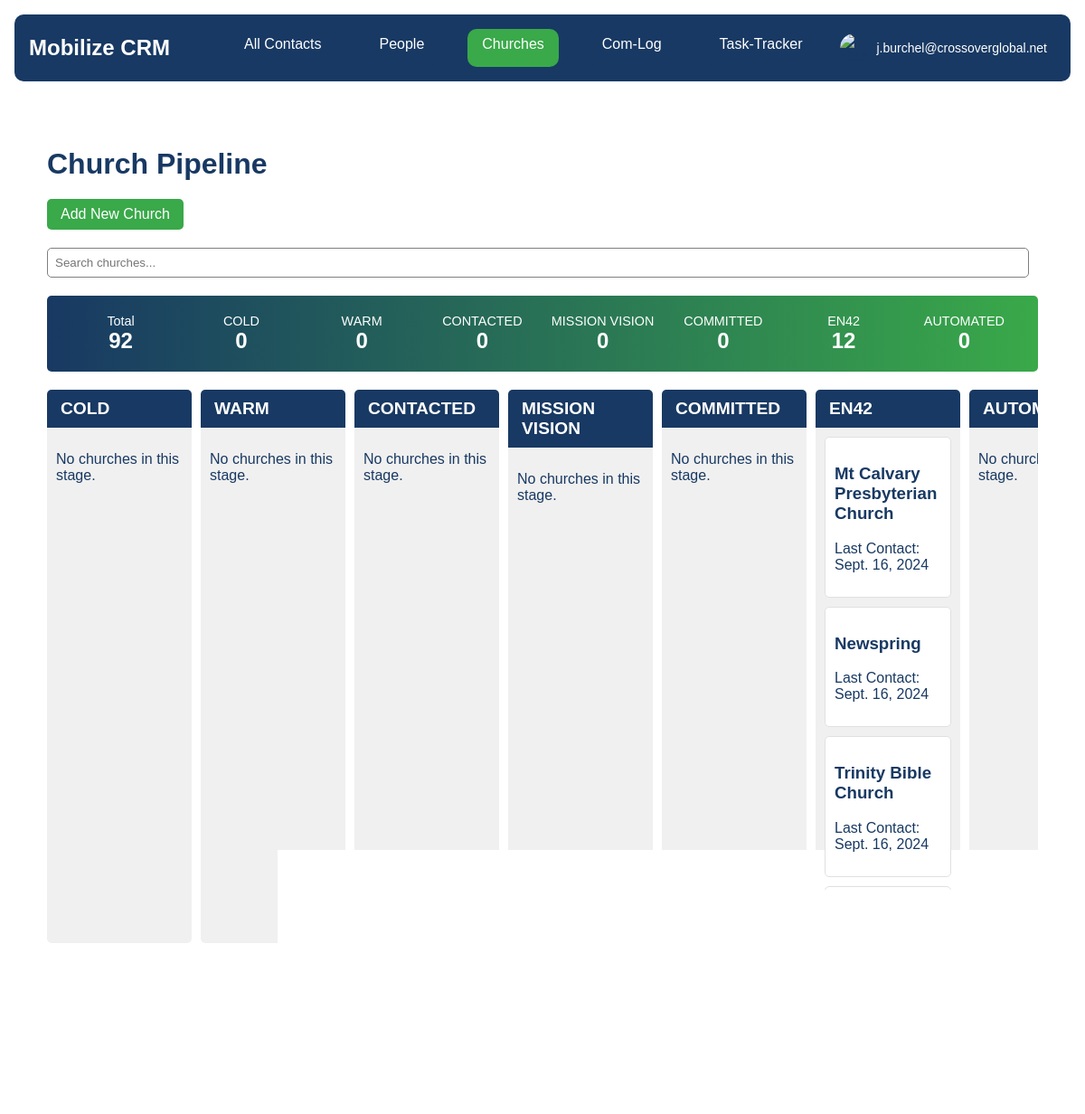
Page /contacts/churches/ (signed in) on the earlier database version.
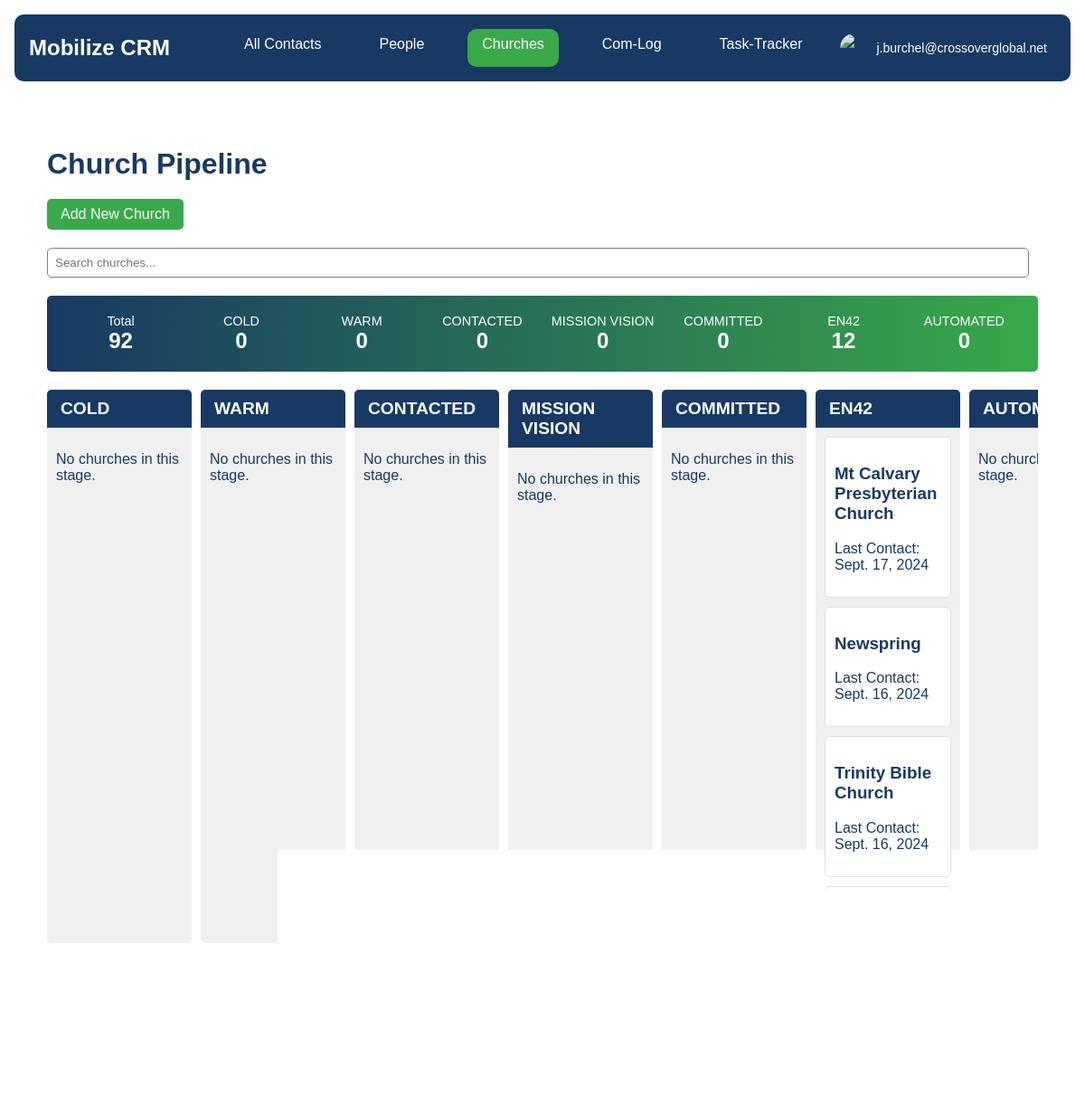
Same page on the later database version.
### contacts/models.py (models this page shows, shortened)
class Contact(models.Model):
    STATE = (
        ('al', 'AL'), ('ak', 'AK'), ('az', 'AZ'), ('ar', 'AR'), ('ca', 'CA'),('co', 'CO'),('ct', 'CT'),('de', 'DE'), ('fl', 'FL'), ('ga', 'GA'),
        ('hi', 'HI'), ('id', 'ID'), ('il', 'IL'), ('in', 'IN'), ('ia', 'IA'), ('ks', 'KS'), ('ky', 'KY'), ('la', 'LA'), ('me', 'ME'),
        ('md', 'MD'), ('ma', 'MA'), ('mi', 'MI'), ('mn', 'MN'), ('ms', 'MS'), ('mo', 'MO'), ('mt', 'MT'), ('ne', 'NE'), ('nv', 'NV'),
        ('nh', 'NH'), ('nj', 'NJ'), ('nm', 'NM'), ('ny', 'NY'), ('nc', 'NC'), ('nd', 'ND'), ('oh', 'OH'), ('ok', 'OK'), ('or', 'OR'),
        ('pa', 'PA'), ('ri', 'RI'), ('sc', 'SC'), ('sd', 'SD'), ('tn', 'TN'), ('tx', 'TX'), ('ut', 'UT'), ('vt', 'VT'), ('va', 'VA'),
        ('wa', 'WA'), ('wv', 'WV'), ('wi', 'WI'), ('wy', 'WY'),('dc', 'DC')
    )
    PREFERRED_CONTACT_METHODS = (
        ('email', 'Email'),('phone', 'Phone'),('text', 'Text'),('Facebook Messanger',
        'Facebook Messanger'),('whatsapp', 'Whatsapp'),('groupme', 'Groupme'),('signal', 'Signal'),('other', 'Other')
    )
    church_name = models.CharField(max_length=100, null=True, blank=True)
    first_name = models.CharField(max_length=100)
    last_name = models.CharField(max_length=100)
    image = models.ImageField(upload_to=get_image_path, null=True, blank=True)
    preferred_contact_method = models.CharField(max_length=100, choices=PREFERRED_CONTACT_METHODS)
    phone = models.CharField(max_length=50)
    email = models.EmailField()
    street_address = models.CharField(max_length=200, null=True, blank=True)
    city = models.CharField(max_length=100, null=True, blank=True)
    state = models.CharField(max_length=2, choices=STATE, null=True, blank=True)
    zip_code = models.CharField(max_length=10, null=True, blank=True)
    initial_notes = models.TextField(null=True, blank=True)
    date_created = models.DateField(auto_now_add=True,null=True, blank=True)
    date_modified = models.DateField(auto_now=True,null=True, blank=True)

### contacts/views.py (the view)
# urls.py: path('churches/', views.ChurchListView.as_view(), name='church_list'),
@method_decorator(login_required, name='dispatch')
class ChurchListView(ListView):
    model = Church
    template_name = 'contacts/church_list.html'
    context_object_name = 'churches'
    def get_context_data(self, **kwargs):
        context = super().get_context_data(**kwargs)
        all_stages = ['COLD', 'WARM', 'CONTACTED', 'MISSION VISION', 'COMMITTED', 'EN42', 'AUTOMATED']
        pipeline_summary = dict(Church.objects.values_list('church_pipeline').annotate(count=Count('church_pipeline')))
        pipeline_stages = {stage: list(Church.objects.filter(church_pipeline=stage).values('id', 'church_name', 'email', 'date_modified')) for stage in all_stages}
        context.update({
            'all_stages': all_stages,
            'total_churches': Church.objects.count(),
            'pipeline_summary': pipeline_summary,
            'pipeline_stages': pipeline_stages,
        })
        context['debug_info'] = {
            'total_churches': context['total_churches'],
            'pipeline_summary': context['pipeline_summary'],
            'pipeline_stages_count': {stage: len(churches) for stage, churches in context['pipeline_stages'].items()},
        }
        return context

### contacts/templatetags/custom_filters.py (called while the page is built)
@register.filter
def get_item(dictionary, key):
    return dictionary.get(key)

### contacts/templates/contacts/church_list.html (shortened to what this page needs)
{% extends 'core/base.html' %}
{% load static %}
{% load custom_filters %}
{% block extra_css %}
<link rel="stylesheet" href="{% static 'css/church_list.css' %}">
{% endblock %}
{% block content %}
<div class="pipeline-container">
    <h1>Church Pipeline</h1>
    <div class="actions-container">
        <a href="{% url 'contacts:add_church' %}" class="btn btn-primary">Add New Church</a>
        <div class="search-container">
            <input type="text" id="churchSearch" placeholder="Search churches...">
        </div>
    </div>
    <div class="pipeline-summary">
        <div class="summary-item total-item">
            <span class="summary-label">Total</span>
            <span class="summary-value">{{ total_churches }}</span>
        </div>
        {% for stage in all_stages %}
            <div class="summary-item" data-stage="{{ stage }}">
                <span class="summary-label">{{ stage }}</span>
                <span class="summary-value">{{ pipeline_summary|get_item:stage|default:0 }}</span>
            </div>
        {% endfor %}
    </div>
    <div class="pipeline-grid">
        {% for stage in all_stages %}
            <div class="pipeline-stage" data-stage="{{ stage|slugify }}">
                <div class="stage-header">
                    <h2>{{ stage }}</h2>
                </div>
                <div class="stage-content">
                    {% for church in pipeline_stages|get_item:stage %}
                        <div class="church-card" draggable="true" data-church-id="{{ church.id }}">
                            <h3>{{ church.church_name }}</h3>
                            <p>Last Contact: {{ church.date_modified|default:"N/A" }}</p>
                        </div>
                    {% empty %}
                        <p class="empty-stage">No churches in this stage.</p>
                    {% endfor %}
                </div>
            </div>
        {% endfor %}
    </div>
</div>
{% endblock %}

Differences in the rows shown:
changed Contact "Mt Calvary Presbyterian Church": date_modified "Sept. 16, 2024" → "Sept. 17, 2024"
